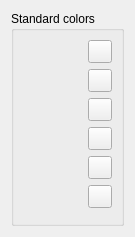
             <widget class="QWidget" name="scrollAreaWidgetContents">
              <property name="geometry">
               <rect>
                <x>0</x>
                <y>0</y>
                <width>112</width>
                <height>219</height>
               </rect>
              </property>
              <layout class="QHBoxLayout" name="horizontalLayout_46">
               <item>
                <widget class="QgsCollapsibleGroupBox" name="groupBox_7">
                 <property name="title">
                  <string>Standard colors</string>
                 </property>
                 <layout class="QGridLayout" name="gridLayout_12">
                  <item row="3" column="1">
                   <widget class="QToolButton" name="mButtonPasteColors">
                    <property name="toolTip">
                     <string>Paste colors</string>
                    </property>
                    <property name="text">
                     <string/>
                    </property>
                    <property name="icon">
                     <iconset resource="../../images/images.qrc">
                      <normaloff>:/images/themes/default/mActionEditPaste.svg</normaloff>:/images/themes/default/mActionEditPaste.svg</iconset>
                    </property>
                   </widget>
                  </item>
                  <item row="5" column="1">
                   <widget class="QToolButton" name="mButtonExportColors">
                    <property name="toolTip">
                     <string>Export colors</string>
                    </property>
                    <property name="text">
                     <string/>
                    </property>
                    <property name="icon">
                     <iconset resource="../../images/images.qrc">
                      <normaloff>:/images/themes/default/mActionFileSave.svg</normaloff>:/images/themes/default/mActionFileSave.svg</iconset>
                    </property>
                   </widget>
                  </item>
                  <item row="0" column="1">
                   <widget class="QToolButton" name="mButtonAddColor">
                    <property name="toolTip">
                     <string>Add color</string>
                    </property>
                    <property name="text">
                     <string/>
                    </property>
                    <property name="icon">
                     <iconset resource="../../images/images.qrc">
                      <normaloff>:/images/themes/default/symbologyAdd.svg</normaloff>:/images/themes/default/symbologyAdd.svg</iconset>
                    </property>
                   </widget>
                  </item>
                  <item row="1" column="1">
                   <widget class="QToolButton" name="mButtonRemoveColor">
                    <property name="toolTip">
                     <string>Remove color</string>
                    </property>
                    <property name="text">
                     <string/>
                    </property>
                    <property name="icon">
                     <iconset resource="../../images/images.qrc">
                      <normaloff>:/images/themes/default/symbologyRemove.svg</normaloff>:/images/themes/default/symbologyRemove.svg</iconset>
                    </property>
                   </widget>
                  </item>
                  <item row="6" column="1">
                   <spacer name="verticalSpacer_12">
                    <property name="orientation">
                     <enum>Qt::Vertical</enum>
                    </property>
                    <property name="sizeHint" stdset="0">
                     <size>
                      <width>20</width>
                      <height>40</height>
                     </size>
                    </property>
                   </spacer>
                  </item>
                  <item row="2" column="1">
                   <widget class="QToolButton" name="mButtonCopyColors">
                    <property name="toolTip">
                     <string>Copy colors</string>
                    </property>
                    <property name="text">
                     <string/>
                    </property>
                    <property name="icon">
                     <iconset resource="../../images/images.qrc">
                      <normaloff>:/images/themes/default/mActionEditCopy.svg</normaloff>:/images/themes/default/mActionEditCopy.svg</iconset>
                    </property>
                   </widget>
                  </item>
                  <item row="4" column="1">
                   <widget class="QToolButton" name="mButtonImportColors">
                    <property name="toolTip">
                     <string>Import colors from file</string>
                    </property>
                    <property name="text">
                     <string/>
                    </property>
                    <property name="icon">
                     <iconset resource="../../images/images.qrc">
                      <normaloff>:/images/themes/default/mActionFileOpen.svg</normaloff>:/images/themes/default/mActionFileOpen.svg</iconset>
                    </property>
                   </widget>
                  </item>
                  <item row="0" column="0" rowspan="8">
                   <widget class="QgsColorSchemeList" name="mTreeCustomColors" native="true">
                    <property name="focusPolicy">
                     <enum>Qt::StrongFocus</enum>
                    </property>
                   </widget>
                  </item>
                 </layout>
                </widget>
               </item>
              </layout>
             </widget>
